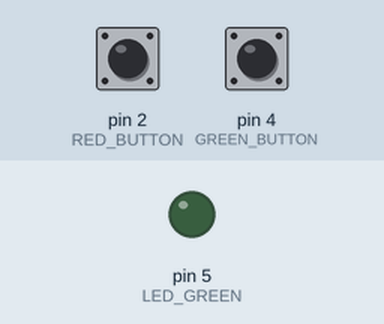
Simulated run of this sketch. Board: Arduino Uno, built with avr-gcc and run on an emulated ATmega328P. On the bench: output pins drawn as LEDs (lit = HIGH). The inputs (shaded band) are chosen by the test bench; at power-on: pin 4 (GREEN_BUTTON) HIGH, pin 2 (RED_BUTTON) HIGH.

Above: at 1.2 s.
1.3 s: pin 4 (GREEN_BUTTON) pulled LOW for 1 s
At 3.4 s:
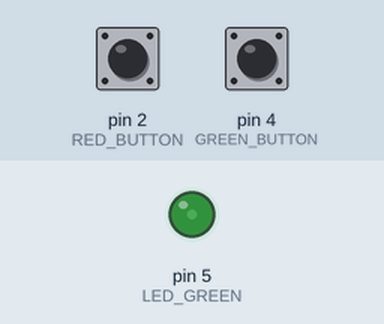
4.3 s: pin 4 (GREEN_BUTTON) pulled LOW for 3.2 s
At 8.6 s:
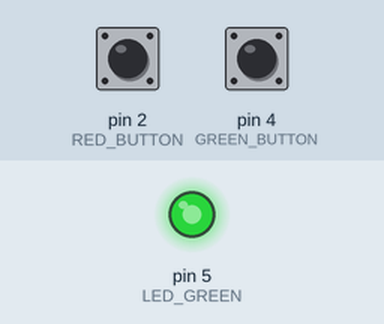
9.0 s: pin 2 (RED_BUTTON) pulled LOW for 1 s
At 10.5 s:
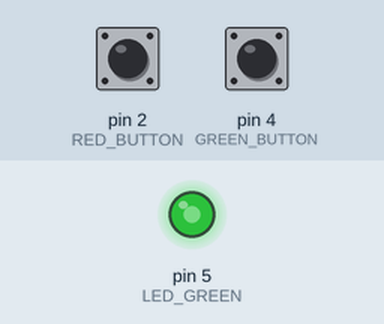
Timing chart, 0 to 12.0 s (numbered marks = the images above; inputs shaded):
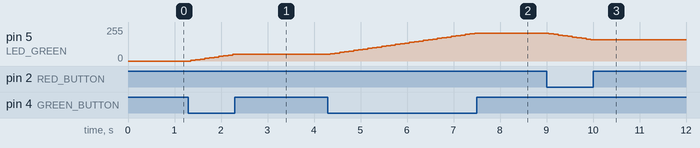

The sketch:

zad2.ino
```cpp
#include <Wire.h>
#include <LiquidCrystal_I2C.h>
#include <OneWire.h>
#include <DallasTemperature.h>

LiquidCrystal_I2C lcd(0x27,16,2);

OneWire oneWire(A1);
DallasTemperature sensors(&oneWire);

#define LED_GREEN 5  // zielona dioda

#define RED_BUTTON 2 // czerwony przycisk
#define GREEN_BUTTON 4 // zielony przycisk

int brightness = 0;        // początkowa jasność diody (od 0 do 255)
const int fadeAmount = 5;  // zmiana jasnosci przy każdym naciśnięciu

void initLED() {
  pinMode(LED_GREEN, OUTPUT);
  analogWrite(LED_GREEN, brightness); // ustawienie początkowej jasności diody na 0
}

void initButtons() {
  pinMode(RED_BUTTON, INPUT_PULLUP);
  pinMode(GREEN_BUTTON, INPUT_PULLUP);
}

void setup() {
  initLED();
  initButtons();
}

void loop() {
  // zielony przycisk - rozjaśnianie diody
  if (digitalRead(GREEN_BUTTON) == LOW) {
    delay(50);
    brightness = brightness + fadeAmount; // zwiększamy jasność
    if (brightness > 255) {
      brightness = 255; // clamp the value
    }
    analogWrite(LED_GREEN, brightness); // ustawienie nowej jasności na diodzie
  }

  // czerwony przycisk - sciemnia diode
  if (digitalRead(RED_BUTTON) == LOW) {
    delay(50);
    brightness = brightness - fadeAmount; // zmniejszamy jasność
    if (brightness < 0) {
      brightness = 0; // clamp
    }
    analogWrite(LED_GREEN, brightness); // ustawienie nowej jasności
  }

  delay(50); // mała przerwa na odczyt kolejnych naciśnięć
}
```

Measured:
- after the input at 1.3 s, pin 5 (LED_GREEN): moves from 0/255 to 50/255 over 0.90 s, starting after 0.05 s
- after the input at 4.3 s, pin 5 (LED_GREEN): moves from 50/255 to 210/255 over 3.1 s, starting after 0.05 s
- after the input at 9.0 s, pin 5 (LED_GREEN): moves from 210/255 to 160/255 over 0.90 s, starting after 0.05 s
